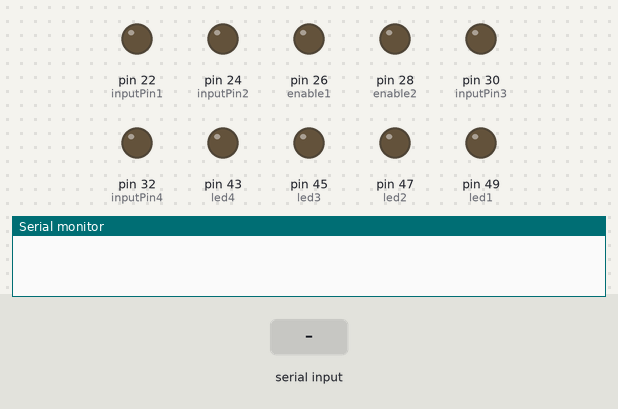
Recording of a sketch running on a simulated Arduino Mega 2560, built with avr-gcc and run on an emulated ATmega2560. On the bench: output pins drawn as LEDs (lit = HIGH), the last lines printed to the serial monitor. The inputs (shaded band) are chosen by the test bench.

Above: at 1.2 s.
1.3 s: "1\n" received over the second serial link
At 2.1 s:
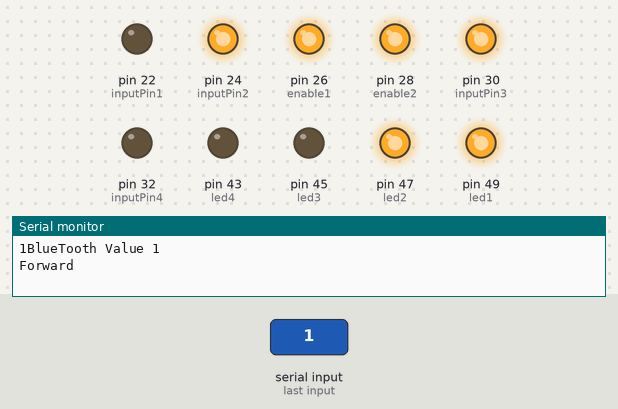
2.8 s: "2\n" received over the second serial link
At 3.2 s:
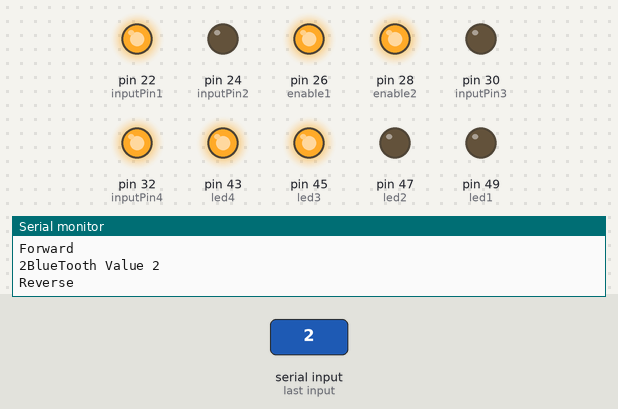
4.3 s: "3\n" received over the second serial link
At 5.1 s:
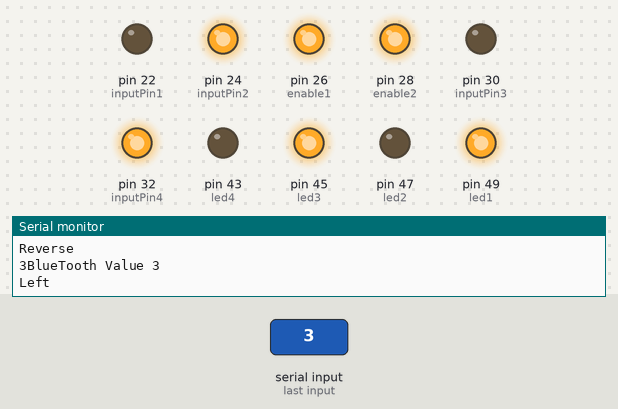
6.8 s: "4\n" received over the second serial link
At 7.5 s:
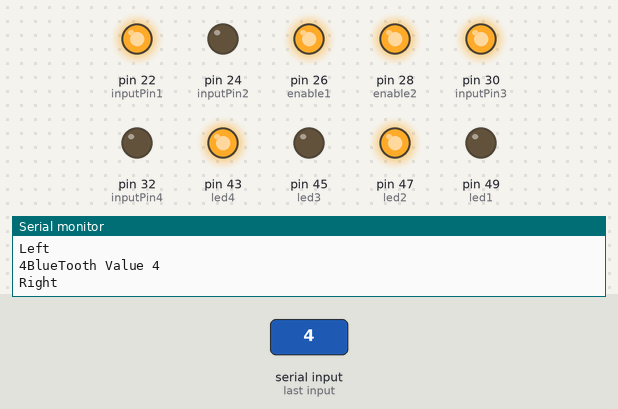
Timing chart, 0 to 9.8 s (numbered marks = the images above; inputs shaded):
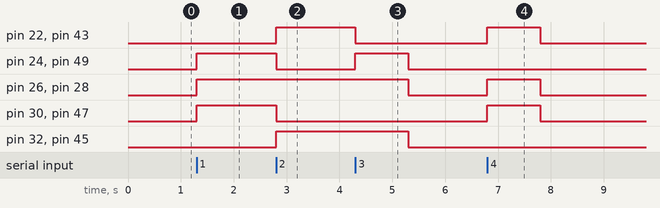

The sketch:

bluetooth_CAR.ino
```cpp
#include<SoftwareSerial.h>

const int inputPin1  = 22;
const int inputPin2  = 24;
const int enable1    = 26;
const int enable2    = 28;
const int inputPin3  = 30;
const int inputPin4  = 32;
const int led1 =49;
const int led2 =47;
const int led3 =45;
const int led4 =43;
String data;
int btVal;
SoftwareSerial mySerial(51,53); // RX, TX

void setup()
{
    Serial.begin(9600);
    mySerial.begin(9600);
    pinMode(enable1,OUTPUT);
    pinMode(inputPin1, OUTPUT);
    pinMode(inputPin2, OUTPUT);
    pinMode(enable2,OUTPUT);
    pinMode(inputPin3, OUTPUT);
    pinMode(inputPin4, OUTPUT);
    pinMode(led1,OUTPUT);
    pinMode(led2,OUTPUT);
    pinMode(led3,OUTPUT);
    pinMode(led4,OUTPUT);
}


void loop()
{
 while (mySerial.available())
 {
  {
      data = mySerial.readStringUntil('\n');
      Serial.print(data);
  }

    btVal = (data.toInt());
    Serial.print("BlueTooth Value ");
    Serial.println(btVal);


  switch (btVal)
   {
      case 1:
        Serial.println("Forward");
        forward();
        break;

      case 2:
       Serial.println("Reverse");
        reverse();
        break;

      case 3:
        Serial.println("Left");
        left();
        delay(1000);
        stopcar();
        break;

      case 4:
        Serial.println("Right");
        right();
        delay(1000);
        stopcar();
        break;

      case 5:
        Serial.println("Stop");
        stopcar();
        break;
  }

 }


   if (mySerial.available() < 0)
    {
     Serial.println("No Bluetooth Data ");
    }

}


void reverse()
{
    digitalWrite(led1,LOW);
    digitalWrite(led2,LOW);
    digitalWrite(led3,HIGH);
    digitalWrite(led4,HIGH);
    digitalWrite(enable1,HIGH);
    digitalWrite(inputPin1,HIGH);
    digitalWrite(inputPin2,LOW);
    digitalWrite(enable2,HIGH);
    digitalWrite(inputPin3,LOW);
    digitalWrite(inputPin4,HIGH);
}

void forward()
{
    digitalWrite(led1,HIGH);
    digitalWrite(led2,HIGH);
    digitalWrite(led3,LOW);
    digitalWrite(led4,LOW);
    digitalWrite(enable1,HIGH);
    digitalWrite(inputPin1,LOW);
    digitalWrite(inputPin2,HIGH);
    digitalWrite(enable2,HIGH);
    digitalWrite(inputPin3,HIGH);
    digitalWrite(inputPin4,LOW);
}

void left()
{
    digitalWrite(led1,HIGH);
    digitalWrite(led2,LOW);
    digitalWrite(led3,HIGH);
    digitalWrite(led4,LOW);
    digitalWrite(enable1,HIGH);
    digitalWrite(inputPin1,LOW);
    digitalWrite(inputPin2,HIGH);
    digitalWrite(enable2,HIGH);
    digitalWrite(inputPin3,LOW);
    digitalWrite(inputPin4,HIGH);
}

void right()
{
    digitalWrite(led1,LOW);
    digitalWrite(led2,HIGH);
    digitalWrite(led3,LOW);
    digitalWrite(led4,HIGH);
    digitalWrite(enable1,HIGH);
    digitalWrite(inputPin1,HIGH);
    digitalWrite(inputPin2,LOW);
    digitalWrite(enable2,HIGH);
    digitalWrite(inputPin3,HIGH);
    digitalWrite(inputPin4,LOW);
}

void stopcar()
{
    digitalWrite(led1,LOW);
    digitalWrite(led2,LOW);
    digitalWrite(led3,LOW);
    digitalWrite(led4,LOW);
    digitalWrite(enable1,LOW);
    digitalWrite(inputPin1,LOW);
    digitalWrite(inputPin2,LOW);
    digitalWrite(enable2,LOW);
    digitalWrite(inputPin3,LOW);
    digitalWrite(inputPin4,LOW);
}
```

Measured:
- after the input at 1.3 s, pin 24 (inputPin2), pin 26 (enable1), pin 28 (enable2), pin 30 (inputPin3), pin 47 (led2), pin 49 (led1): LOW → HIGH at once
- after the input at 2.8 s, pin 22 (inputPin1), pin 32 (inputPin4), pin 43 (led4), pin 45 (led3): LOW → HIGH at once; pin 24 (inputPin2), pin 30 (inputPin3), pin 47 (led2), pin 49 (led1): HIGH → LOW at once
- after the input at 4.3 s, pin 22 (inputPin1), pin 43 (led4): HIGH → LOW at once; pin 24 (inputPin2), pin 49 (led1): LOW → HIGH at once, → LOW 1.0 s later; pin 26 (enable1), pin 28 (enable2), pin 32 (inputPin4), pin 45 (led3): HIGH → LOW after 1.0 s
- after the input at 6.8 s, pin 22 (inputPin1), pin 26 (enable1), pin 28 (enable2), pin 30 (inputPin3), pin 43 (led4), pin 47 (led2): LOW → HIGH at once, → LOW 1.0 s later
